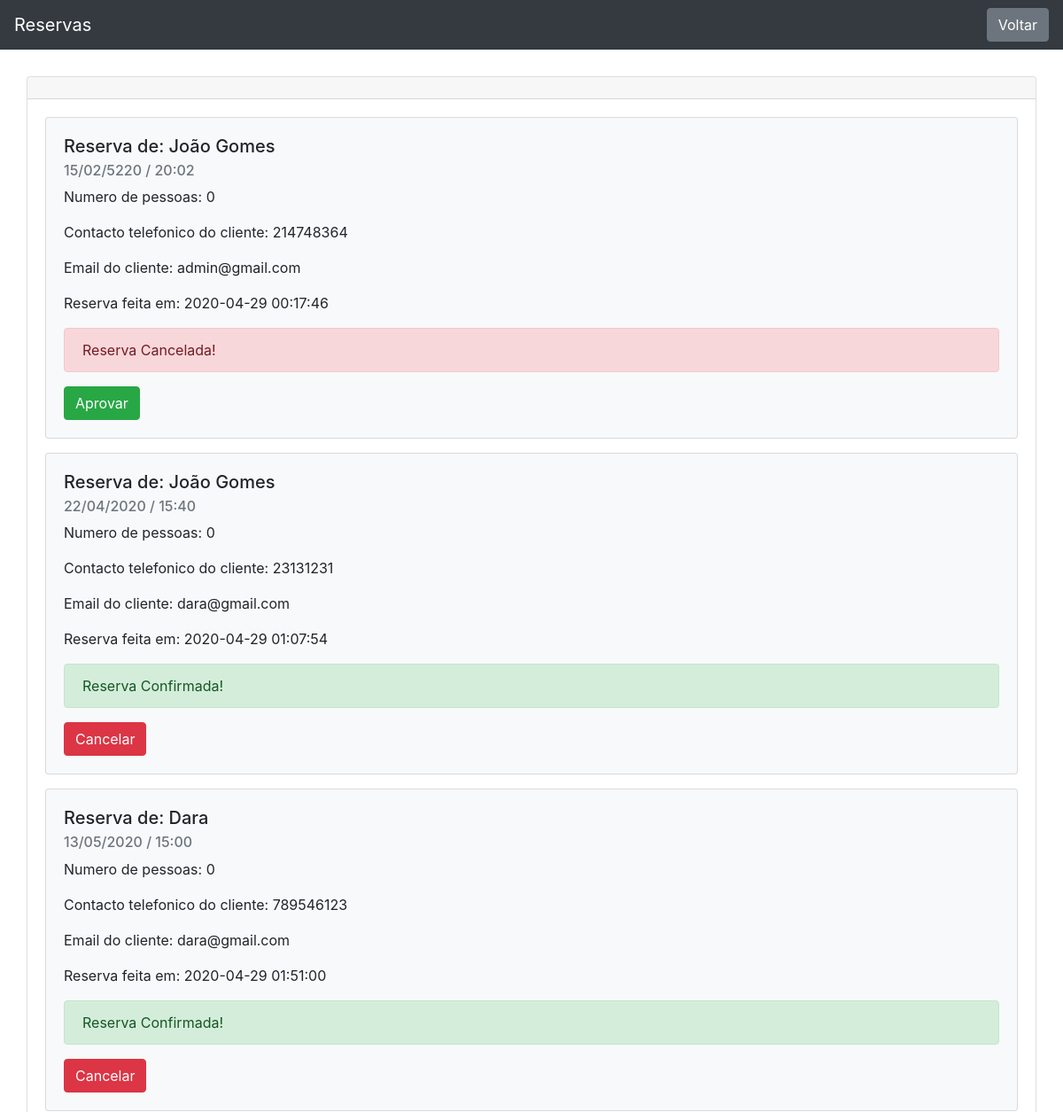
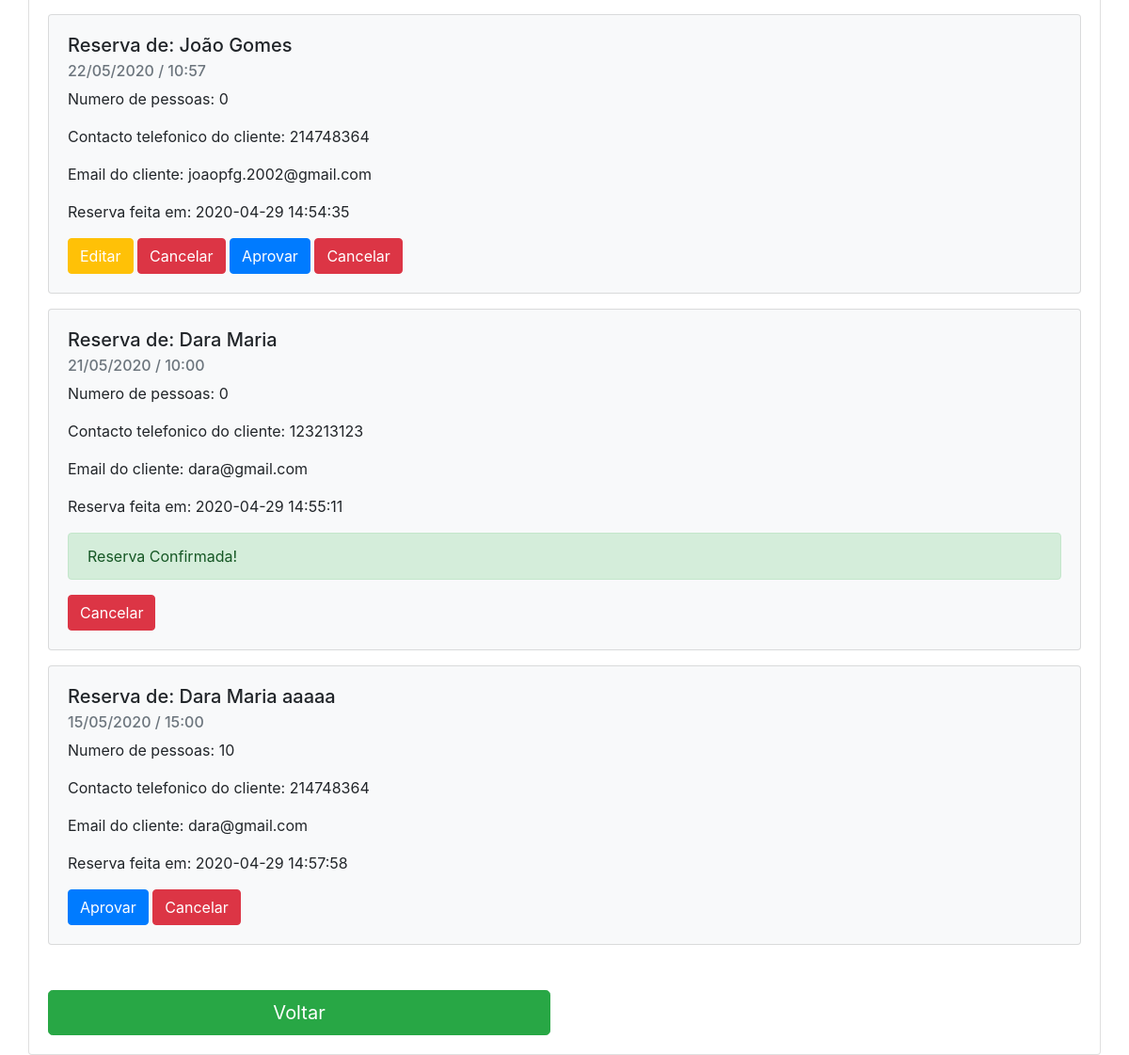
The page /reservar/consultar_reservas.php (signed in) on the database its author committed (2 pictures, top to bottom).
### tables this page shows
CREATE TABLE `reservas` (
  `id_reserva` int(11) NOT NULL,
  `id_client` int(11) NOT NULL,
  `client_name` varchar(50) NOT NULL,
  `number_pessoas` int(11) NOT NULL,
  `date_reserva` date NOT NULL,
  `time_reserva` time NOT NULL,
  `categoria` tinytext NOT NULL,
  `client_email` varchar(255) NOT NULL,
  `client_phone` varchar(9) NOT NULL,
  `observacoes` longtext NOT NULL,
  `created_at` timestamp NOT NULL DEFAULT current_timestamp(),
  `updated_at` timestamp NOT NULL DEFAULT current_timestamp() ON UPDATE current_timestamp(),
  `status` text NOT NULL DEFAULT 'pendente'
);

### includes/see_data_reservas.php (called while the page is built, shortened)
<?php
require 'db.inc.php';
if($_SESSION['userStatus'] == 'admin'){
    $sql = "SELECT id_reserva,id_client, client_name ,number_pessoas,DATE_FORMAT(date_reserva, '%d/%m/%Y') as date, DATE_FORMAT(time_reserva, '%H:%i') as time, categoria, client_email, client_phone, observacoes, created_at, updated_at, status FROM reservas";
    $result = mysqli_query( $conn, $sql);
}

### reservar/consultar_reservas.php (the view, shortened to what this page needs)
<html>
  <head>
    <link rel="stylesheet" href="https://maxcdn.bootstrapcdn.com/bootstrap/4.0.0/css/bootstrap.min.css">
  </head>
  <body>
  <?php include_once "navbar.php" ?>
  <?php include "../includes/see_data_reservas.php"?>
    <div class="container">
      <div class="row">
        <div class="card-consultar-chamado">
          <div class="card">
            <div class="card-header">
            </div>
            <div class="card-body">
                    <?php foreach($result as $row) : ?>
                      <div class="card mb-3 bg-light" >
                        <div class="card-body">
                          <h5 class="card-title">Reserva de: <?php echo $row['client_name']?></h5>
                          <h6 class="card-subtitle mb-2 text-muted"><?php echo $row['date']?> / <?php echo $row['time']?></h6>
                          <p class="card-text">Numero de pessoas: <?php echo $row['number_pessoas']?></p>
                          <p class="card-text">Contacto telefonico do cliente: <?php echo $row['client_phone']?></p>
                          <p class="card-text">Email do cliente: <?php echo $row['client_email']?></p>
                          <p class="card-text">Reserva feita em: <?php echo $row['created_at']?></p>
                          <?php if($row['id_client'] ==  $_SESSION['userId'] && $row['status'] == 'pendente'):?>
                          <a type="button" id="editar" class="btn btn-warning text-white card-link" href="editar_reserva.php?id=<?php echo $row['id_reserva'] ?>"> Editar</a>
                          <a type="button" id="delete-duvida-btn" name="delete-duvida-btn card-link" class="btn btn-danger text-white" href="../includes/cancelar_reserva.php?cancelar=sim&id=<?php echo $row['id_reserva'] ?>>"
                          >Cancelar</a>
                          <?php endif ?>
                          <?php if($_SESSION['userStatus'] ==  'admin' && $row['status'] == 'pendente'):?>
                            <a type="button" id="delete-duvida-btn" name="delete-duvida-btn card-link" class="btn btn-primary text-white" href="../includes/aprovar_reserva.php?aprovar=sim&id=<?php echo $row['id_reserva'] ?>">Aprovar</a>
                            <a type="button" id="delete-duvida-btn" name="delete-duvida-btn card-link" class="btn btn-danger text-white" href="../includes/cancelar_reserva.php?cancelar=sim&id=<?php echo $row['id_reserva'] ?>">Cancelar</a>
                            <?php endif ?>
                            <?php if($row['status'] == 'cancelada'):?>
                            <div class="alert alert-danger" role="alert">
                             Reserva Cancelada!
                            </div>
                            <?php endif ?>
                            <?php if($row['status'] == 'aprovada'):?>
                            <div class="alert alert-success" role="alert">
                             Reserva Confirmada!
                            </div>
                            <?php endif ?>
                          <?php if($_SESSION['userStatus'] ==  'admin' && $row['status'] == 'aprovada'):?>
                            <a type="button" id="delete-duvida-btn" name="delete-duvida-btn card-link" class="btn btn-danger text-white" href="../includes/cancelar_reserva.php?cancelar=sim&id=<?php echo $row['id_reserva'] ?>">Cancelar</a>
                            <?php endif ?>
                            <?php if($_SESSION['userStatus'] ==  'admin' && $row['status'] == 'cancelada'):?>
                            <a type="button" id="delete-duvida-btn" name="delete-duvida-btn card-link" class="btn btn-success text-white" href="../includes/aprovar_reserva.php?aprovar=sim&id=<?php echo $row['id_reserva'] ?>">Aprovar</a>
                            <?php endif ?>
                        </div>
                      </div>
                      <?php endforeach ?>
              <div class="row mt-5">
                <div class="col-6">
                <a class="btn btn-lg btn-success btn-block" href="menu_reservas.php">Voltar</a>
                </div>
              </div>
            </div>
          </div>
        </div>
      </div>
    </div>
  </body>
</html>

### reservar/consultar_reservas.php (style rules this page uses)
.card-consultar-chamado { padding: 30px 0 0 0; width: 100%; margin: 0 auto; }

### rows shown on the page
reservas: client_name "João Gomes", date "15/02/5220", time "20:02", number_pessoas "0", client_phone "214748364", client_email "admin@gmail.com", created_at "2020-04-29 00:17:46", status "Reserva Cancelada!"
reservas: client_name "João Gomes", date "22/04/2020", time "15:40", number_pessoas "0", client_phone "23131231", client_email "dara@gmail.com", created_at "2020-04-29 01:07:54", status "Reserva Confirmada!"
reservas: client_name "Dara", date "13/05/2020", time "15:00", number_pessoas "0", client_phone "789546123", client_email "dara@gmail.com", created_at "2020-04-29 01:51:00", status "Reserva Confirmada!"
reservas: client_name "João Gomes", date "22/05/2020", time "10:57", number_pessoas "0", client_phone "214748364", client_email "joaopfg.2002@gmail.com", created_at "2020-04-29 14:54:35"
reservas: client_name "Dara Maria", date "21/05/2020", time "10:00", number_pessoas "0", client_phone "123213123", client_email "dara@gmail.com", created_at "2020-04-29 14:55:11", status "Reserva Confirmada!"
reservas: client_name "Dara Maria aaaaa", date "15/05/2020", time "15:00", number_pessoas "10", client_phone "214748364", client_email "dara@gmail.com", created_at "2020-04-29 14:57:58"
